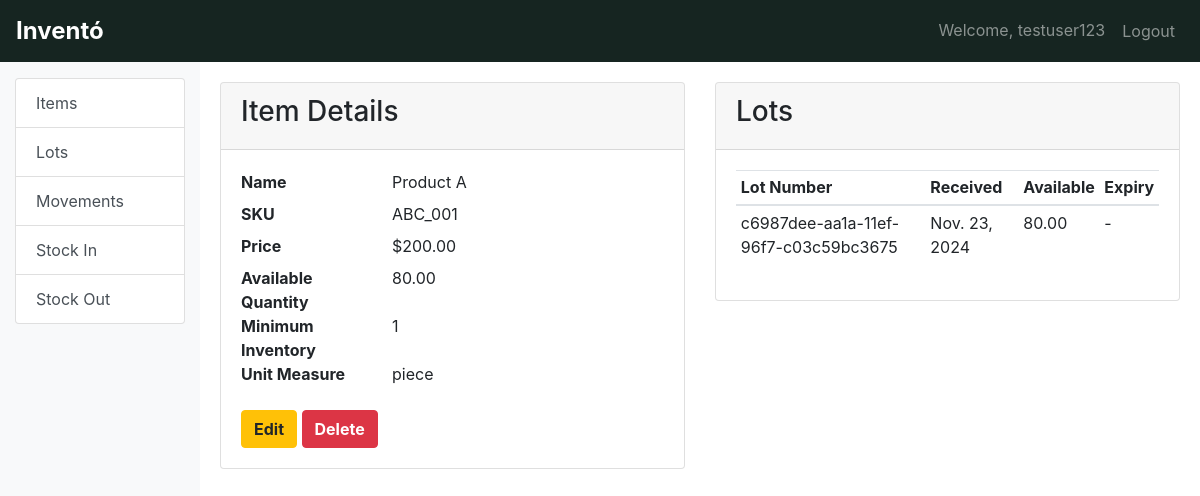
Screenshot of /item/2/ (signed in) with the database file from the repository.
### inventoApp/models.py (models this page shows, shortened)
class User(AbstractUser):
    business_name = models.CharField(max_length=100, blank=True)

class Item_Model(models.Model):
    name = models.CharField(max_length=100)
    sku = models.CharField(max_length=50, unique=True)
    price = models.DecimalField(
        max_digits=10, decimal_places=2, validators=[MinValueValidator(Decimal("0.00"))]
    )
    minimum_inventory = models.IntegerField(
        default=0, validators=[MinValueValidator(0)]
    )
    created_at = models.DateTimeField(auto_now_add=True)
    updated_at = models.DateTimeField(auto_now=True)
    unit_measure = models.CharField(max_length=20)
    weight_grams = models.DecimalField(
        max_digits=10,
        decimal_places=5,
        validators=[MinValueValidator(Decimal("0.00"))],
        null=True,
    )
    length_cm = models.DecimalField(
        max_digits=10,
        decimal_places=2,
        validators=[MinValueValidator(Decimal("0.00"))],
        null=True,
    )
    width_cm = models.DecimalField(
        max_digits=10,
        decimal_places=2,
        validators=[MinValueValidator(Decimal("0.00"))],
        null=True,
    )
    height_cm = models.DecimalField(
        max_digits=10,
        decimal_places=2,
        validators=[MinValueValidator(Decimal("0.00"))],
        null=True,
    )
    @property
    def get_available_quantity(self):
        return sum(lot.available_quantity for lot in self.lots.all())

class Lot(models.Model):
    item = models.ForeignKey(Item_Model, on_delete=models.CASCADE, related_name="lots")
    lot_number = models.CharField(max_length=50, unique=True)
    received_date = models.DateField()
    expiry_date = models.DateField(null=True, blank=True)
    initial_quantity = models.DecimalField(max_digits=10, decimal_places=2)
    unit_cost = models.DecimalField(max_digits=10, decimal_places=2)
    @property
    def available_quantity(self):
        used_quantity = sum(
            movement.quantity for movement in self.movements.filter(movement_type="OUT")
        )
        return max(self.initial_quantity - used_quantity, 0)
    class Meta:
        constraints = [
            models.UniqueConstraint(
                fields=["item", "lot_number"], name="unique_item_lot"
            )
        ]

class Movement(models.Model):
    MOVEMENT_TYPES = [
        ("IN", "Stock In"),
        ("OUT", "Stock Out"),
    ]
    movement_id = models.BigAutoField(primary_key=True)
    lot = models.ForeignKey(Lot, on_delete=models.CASCADE, related_name="movements")
    movement_type = models.CharField(max_length=3, choices=MOVEMENT_TYPES)
    quantity = models.DecimalField(
        max_digits=10, decimal_places=2, validators=[MinValueValidator(Decimal("0.00"))]
    )
    date = models.DateField(auto_now_add=True)
    performed_by = models.CharField(max_length=50)
    purchase_price = models.DecimalField(
        _("Purchase Price"),
        max_digits=10,
        decimal_places=2,
        validators=[MinValueValidator(Decimal("0.00"))],
        null=True,
    )
    sale_price = models.DecimalField(
        _("Sale Price"),
        max_digits=10,
        decimal_places=2,
        validators=[MinValueValidator(Decimal("0.00"))],
        null=True,
    )
    notes = models.TextField(max_length=250, blank=True)

### inventoApp/views.py (the view)
# urls.py: path("item/<int:pk>/", views.ItemModelDetailView.as_view(), name="item_detail"),
class ItemModelDetailView(LoginRequiredMixin, DetailView):
    model = Item_Model
    template_name = "InventoApp/item_detail.html"
    context_object_name = "item"
    def get_context_data(self, **kwargs):
        context = super().get_context_data(**kwargs)
        context["lots"] = self.object.lots.all()
        context["total_available"] = self.object.get_available_quantity
        return context

### inventoApp/templates/InventoApp/item_detail.html (shortened to what this page needs)
{% extends 'base.html' %}
{% block content %}
<div class="row">
    <div class="col-md-6">
        <div class="card mb-4">
            <div class="card-header">
                <h3>Item Details</h3>
            </div>
            <div class="card-body">
                <dl class="row">
                    <dt class="col-sm-4">Name</dt>
                    <dd class="col-sm-8">{{ object.name }}</dd>
                    <dt class="col-sm-4">SKU</dt>
                    <dd class="col-sm-8">{{ object.sku }}</dd>
                    <dt class="col-sm-4">Price</dt>
                    <dd class="col-sm-8">${{ object.price }}</dd>
                    <dt class="col-sm-4">Available Quantity</dt>
                    <dd class="col-sm-8">{{ total_available }}</dd>
                    <dt class="col-sm-4">Minimum Inventory</dt>
                    <dd class="col-sm-8">{{ object.minimum_inventory }}</dd>
                    <dt class="col-sm-4">Unit Measure</dt>
                    <dd class="col-sm-8">{{ object.unit_measure }}</dd>
                </dl>
                <div class="mt-3">
                    <a href="{% url 'item_update' object.pk %}" class="btn btn-warning">
                        <strong>Edit</strong>
                    </a>
                    <a href="{% url 'item_delete' object.pk %}" class="btn btn-danger">
                        <strong>Delete</strong>
                    </a>
                </div>
            </div>
        </div>
    </div>
    <div class="col-md-6">
        <div class="card">
            <div class="card-header">
                <h3>Lots</h3>
            </div>
            <div class="card-body">
                <div class="table-responsive">
                    <table class="table table-sm">
                        <thead>
                            <tr>
                                <th>Lot Number</th>
                                <th>Received</th>
                                <th>Available</th>
                                <th>Expiry</th>
                            </tr>
                        </thead>
                        <tbody>
                            {% for lot in lots %}
                            <tr>
                                <td>{{ lot.lot_number }}</td>
                                <td>{{ lot.received_date }}</td>
                                <td>{{ lot.available_quantity }}</td>
                                <td>{{ lot.expiry_date|default:"-" }}</td>
                            </tr>
                            {% empty %}
                            <tr>
                                <td colspan="4" class="text-center">No lots available</td>
                            </tr>
                            {% endfor %}
                        </tbody>
                    </table>
                </div>
            </div>
        </div>
    </div>
</div>
{% endblock %}

### inventoApp/templates/base.html (shortened to what this page needs)
<!DOCTYPE html>
<html lang="en">
<head>
    <link rel="stylesheet" href="https://cdn.jsdelivr.net/npm/bootstrap@4.5.2/dist/css/bootstrap.min.css">
    <link rel="stylesheet" href="https://cdnjs.cloudflare.com/ajax/libs/font-awesome/5.15.4/css/all.min.css">
</head>
<body>
    <nav class="navbar navbar-expand-lg navbar-dark" style="background-color: #162521">
        <a class="navbar-brand" href="{% url 'index' %}">Inventó</a>
        <div class="collapse navbar-collapse" id="navbarNav">
            <ul class="navbar-nav ml-auto">
                {% if user.is_authenticated %}
                    <li class="nav-item">
                        <span class="nav-link">Welcome, {{ user.username }}</span>
                    </li>
                    <li class="nav-item">
                        <form method="post" action="{% url 'logout' %}" class="d-inline">
                            <button type="submit" class="btn btn-link nav-link">Logout</button>
                        </form>
                    </li>
                {% endif %}
            </ul>
        </div>
    </nav>
    <div class="container-fluid">
        <div class="row">
            {% if user.is_authenticated %}
            <div class="col-md-2 sidebar py-3">
                <div class="list-group">
                    <a href="{% url 'item_list' %}" class="list-group-item list-group-item-action">
                        Items
                    </a>
                    <a href="{% url 'lot_list' %}" class="list-group-item list-group-item-action">
                        Lots
                    </a>
                    <a href="{% url 'movement_list' %}" class="list-group-item list-group-item-action">
                        Movements
                    </a>
                    <a href="{% url 'stock_in' %}" class="list-group-item list-group-item-action">
                        Stock In
                    </a>
                    <a href="{% url 'stock_out' %}" class="list-group-item list-group-item-action">
                        Stock Out
                    </a>
                </div>
            </div>
            <div class="col-md-10 content">
            {% else %}
            <div class="col-12 content">
            {% endif %}
                {% block content %}{% endblock %}
            </div>
        </div>
    </div>
</body>
</html>

### inventoApp/templates/base.html (style rules this page uses)
.sidebar { min-height: calc(100vh - 56px); background-color: #f8f9fa; }
.content { padding: 20px; }
.navbar-brand { font-weight: bold; font-size: 1.5rem; }

### rows the page displays
User: username "testuser123"
Item_Model: name "Product A", sku "ABC_001", price "200.00", minimum_inventory "1", unit_measure "piece"
Lot: lot_number "c6987dee-aa1a-11ef-96f7-c03c59bc3675", received_date "Nov. 23, 2024", available_quantity "80.00", expiry_date "-"

### other values shown
{{ total_available }} "80.00"
